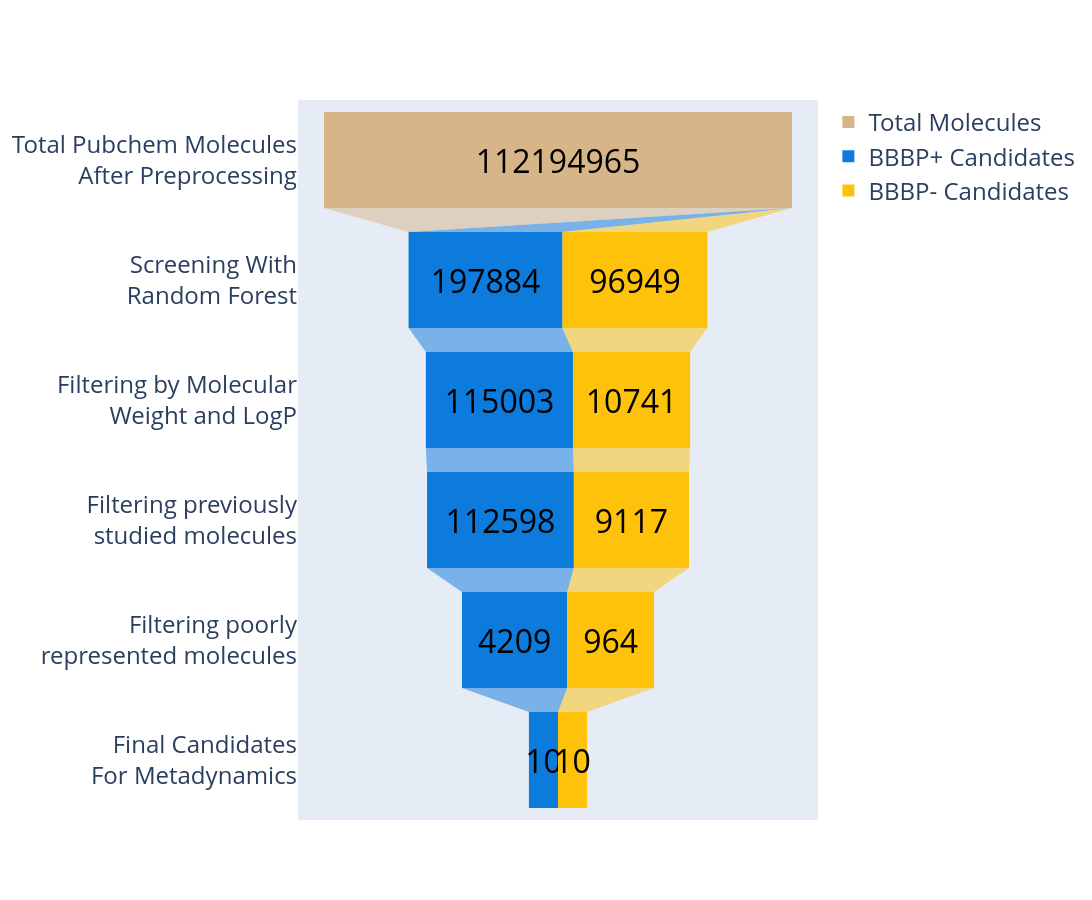

This figure's notebook cell:
### Markdown cell above
# Funnel Plot to show how filtering works
## We'll do this in plotly as it's kind of the only plotting framework that vaguely works for this

### Code cell
# Do the funnel plot
stages = [
    'Total Pubchem Molecules<br> After Preprocessing',
    'Screening With<br> Random Forest',
    'Filtering by Molecular<br> Weight and LogP',
    'Filtering previously<br> studied molecules',
    'Filtering poorly<br> represented molecules',
    'Final Candidates<br> For Metadynamics'
]

fig = go.Figure()


fig.add_trace(go.Funnel(
    name = 'Total Molecules',
    y = stages,
    x = [np.log10(112194965)*2, 0, 0, 0, 0], # Multiply by 2 to keep consistent with the scale of the rest of the plot
    text = [112194965, None, None, None],
    textposition="inside",
    textinfo="text",
    constraintext='outside',
    marker={"color": "#D6B588"},
    textfont=dict(
        size=32,
        color="black"
    ),
))

fig.add_trace(go.Funnel(
    name = 'BBBP+ Candidates',
    y = stages,
    x = np.log10([1, 197884, 115003, 112598, 4209, 10]),
    text = [None, 197884, 115003, 112598, 4209, 10],
    textposition="inside",
    textinfo="text",
    constraintext='outside',
    marker={"color": "#0C7BDC"},
    textfont=dict(
        size=32,
        color="black"
    ),
))

fig.add_trace(go.Funnel(
    name = 'BBBP- Candidates',
    y = stages,
    x = np.log10([1, 96949, 10741, 9117, 964, 10]),
    text = [None, 96949, 10741, 9117, 964, 10],
    textposition="inside",
    textinfo="text",
    constraintext='outside',
    marker={"color": "#FFC20A"},
    textfont=dict(
        size=32,
        color="black"
    ),
))

fig.update_layout(
    #xaxis_type="log", # Do this manually or things get real fucky
    #title=dict(text="Candidate Molecules Funnel Plot (Logarithmic Scale)", automargin=True),
    xaxis_title="Number of Candidates",
    font=dict(
        #family="Courier New, monospace",
        size=24,
        #color="RebeccaPurple"
    ),
    width=1600,
    height=900,
)

fig.write_image(
    "funnel_pubchem.png",
    width=1600,
    height=900,
)
fig.show()

### Figure 1 — Plotly figure (JSON) as saved in the notebook; plotly's stock layout.template omitted (floating-point values rounded to 4 significant figures)
{"data": [{"constraintext": "outside", "marker": {"color": "#D6B588"}, "name": "Total Molecules", "text": ["112194965", null, null, null], "textfont": {"color": "black", "size": 32}, "textinfo": "text", "textposition": "inside", "type": "funnel", "x": [16.1, 0, 0, 0, 0], "y": ["Total Pubchem Molecules<br> After Preprocessing", "Screening With<br> Random Forest", "Filtering by Molecular<br> Weight and LogP", "Filtering previously<br> studied molecules", "Filtering poorly<br> represented molecules", "Final Candidates<br> For Metadynamics"]}, {"constraintext": "outside", "marker": {"color": "#0C7BDC"}, "name": "BBBP+ Candidates", "text": [null, "197884", "115003", "112598", "4209", "10"], "textfont": {"color": "black", "size": 32}, "textinfo": "text", "textposition": "inside", "type": "funnel", "x": [0.0, 5.296, 5.061, 5.052, 3.624, 1.0], "y": ["Total Pubchem Molecules<br> After Preprocessing", "Screening With<br> Random Forest", "Filtering by Molecular<br> Weight and LogP", "Filtering previously<br> studied molecules", "Filtering poorly<br> represented molecules", "Final Candidates<br> For Metadynamics"]}, {"constraintext": "outside", "marker": {"color": "#FFC20A"}, "name": "BBBP- Candidates", "text": [null, "96949", "10741", "9117", "964", "10"], "textfont": {"color": "black", "size": 32}, "textinfo": "text", "textposition": "inside", "type": "funnel", "x": [0.0, 4.987, 4.031, 3.96, 2.984, 1.0], "y": ["Total Pubchem Molecules<br> After Preprocessing", "Screening With<br> Random Forest", "Filtering by Molecular<br> Weight and LogP", "Filtering previously<br> studied molecules", "Filtering poorly<br> represented molecules", "Final Candidates<br> For Metadynamics"]}], "layout": {"font": {"size": 24}, "height": 900, "width": 1600, "xaxis": {"title": {"text": "Number of Candidates"}}}}
